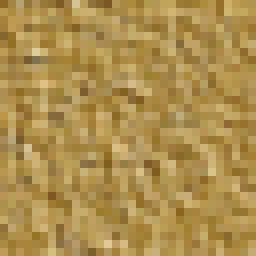
#> input picture outputs/baseline_A/mirror/mirror_095.png, 32 x 32 px, given as the content of the folder Textures/floor/seamless_tiles_32, which was not available (shown 8 times larger)
$ jupyter execute baseline_A.ipynb
#> lines starting #> are read from the running program, lines starting #| are printed output that depends on the picture; pictures that were not available may be replaced by others from this repository, and a replacement may not be noted
[cell 1]
import os
import random
import numpy as np
from PIL import Image, ImageEnhance

INPUT_DIR = "Textures/floor/seamless_tiles_32"
OUTPUT_DIR = "outputs/baseline_A/mirror"

NUM_SAMPLES = 100  # keep same for all methods

os.makedirs(OUTPUT_DIR, exist_ok=True)

def perturb(img):
    # very small brightness jitter (±5%)
    enhancer = ImageEnhance.Brightness(img)
    img = enhancer.enhance(random.uniform(0.95, 1.05))

    # tiny Gaussian noise
    arr = np.array(img).astype(np.float32)
    noise = np.random.normal(0, 2, arr.shape)
    arr = np.clip(arr + noise, 0, 255)

    return Image.fromarray(arr.astype(np.uint8))

tiles = [
    Image.open(os.path.join(INPUT_DIR, f)).convert("RGB")
    for f in os.listdir(INPUT_DIR)
    if f.endswith(".png")
]

assert len(tiles) > 0, "No seamless tiles found!"

for i in range(NUM_SAMPLES):
    img = random.choice(tiles).copy()

    if random.random() < 0.5:
        img = img.transpose(Image.FLIP_LEFT_RIGHT)
    if random.random() < 0.5:
        img = img.transpose(Image.FLIP_TOP_BOTTOM)

    img = img.rotate(random.choice([0, 90, 180, 270]))

    img = perturb(img)
    img.save(f"{OUTPUT_DIR}/mirror_{i:03d}.png")
#> this loop made 100 passes
#> pass 1, `img = img.transpose(Image.FLIP_TOP_BOTTOM)`:
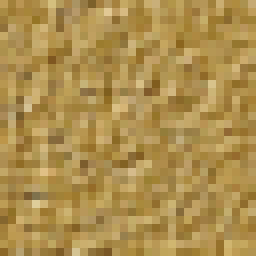
#> img: PIL image 32x32 RGB (shown 8 times larger); mean R, G, B 173.8, 143, 78.2
#> pass 1, `img = img.rotate(random.choice([0, 90, 180, 270]))`:
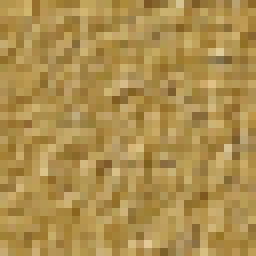
#> img: PIL image 32x32 RGB (shown 8 times larger); mean R, G, B 173.8, 143, 78.2
#> after the loop:
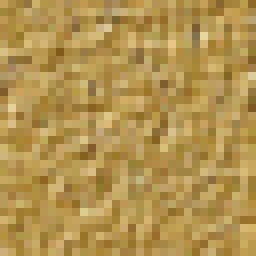
#> img: PIL image 32x32 RGB (shown 8 times larger); mean R, G, B 179, 147.1, 80

print("Baseline A1 (Mirror) complete.")

[cell 2]
import os
import random
import numpy as np
from PIL import Image

OUTPUT_DIR = "outputs/baseline_A/quilting"

NUM_SAMPLES = 100
PATCH_SIZE = 8
OUT_SIZE = 32

os.makedirs(OUTPUT_DIR, exist_ok=True)

tiles = []
for f in os.listdir(INPUT_DIR):
    if f.endswith(".png"):
        img = Image.open(os.path.join(INPUT_DIR, f)).convert("RGB")
#> img is the input picture: PIL image 32x32 RGB; mean R, G, B 173.8, 143, 78.2
        tiles.append(np.array(img))

assert len(tiles) > 0, "No seamless tiles found!"

def random_patch():
    img = random.choice(tiles)
    h, w, _ = img.shape
    x = random.randint(0, w - PATCH_SIZE)
    y = random.randint(0, h - PATCH_SIZE)
    return img[y:y+PATCH_SIZE, x:x+PATCH_SIZE]

for i in range(NUM_SAMPLES):
    canvas = np.zeros((OUT_SIZE, OUT_SIZE, 3), dtype=np.uint8)

    for y in range(0, OUT_SIZE, PATCH_SIZE):
        for x in range(0, OUT_SIZE, PATCH_SIZE):
            canvas[y:y+PATCH_SIZE, x:x+PATCH_SIZE] = random_patch()

    Image.fromarray(canvas).save(f"{OUTPUT_DIR}/quilt_{i:03d}.png")
#> this loop made 100 passes
#> pass 1, `Image.fromarray(canvas).save(f"{OUTPUT_DIR}/quilt_{i:03d}.png")`:
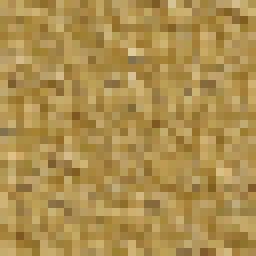
#> saved as quilt_000.png: PIL image 32x32 RGB (shown 8 times larger); mean R, G, B 173.5, 143.1, 79
#> pass 2, `Image.fromarray(canvas).save(f"{OUTPUT_DIR}/quilt_{i:03d}.png")`:
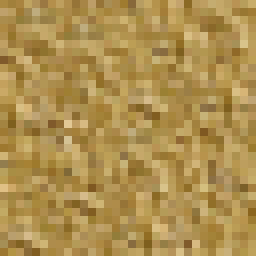
#> saved as quilt_001.png: PIL image 32x32 RGB (shown 8 times larger); mean R, G, B 174.3, 143.7, 79.4
#> after the loop:
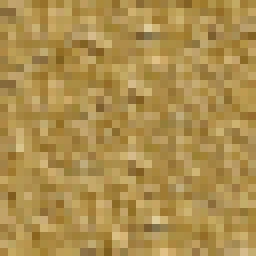
#> canvas: shape (32, 32, 3) (shown 8 times larger); mean of channels 0, 1, 2 173.5, 142.9, 78.1; drawn as R, G, B

print("Baseline A2 (Quilting) complete.")

[cell 3]
import os
from PIL import Image

INPUT_DIR = "outputs/baseline_A/mirror"   # or quilting
OUTPUT_PATH = "outputs/baseline_A/tiled_previews/mirror_grid.png"

TILE_FACTOR = 8

files = sorted(os.listdir(INPUT_DIR))
img = Image.open(os.path.join(INPUT_DIR, files[0]))

w, h = img.size
assert (w, h) == (32, 32), "Tile is not 32x32!"

grid = Image.new("RGB", (w * TILE_FACTOR, h * TILE_FACTOR))
#> grid: PIL image 256x256 RGB; every value is 0

for y in range(TILE_FACTOR):
    for x in range(TILE_FACTOR):
        grid.paste(img, (x * w, y * h))
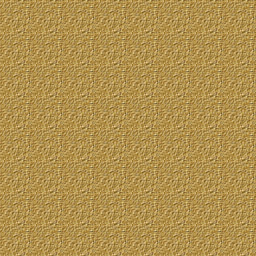
#> grid: PIL image 256x256 RGB; mean R, G, B 176.6, 145.2, 78.9

os.makedirs(os.path.dirname(OUTPUT_PATH), exist_ok=True)
grid.save(OUTPUT_PATH)

print("Tiled preview saved.")
